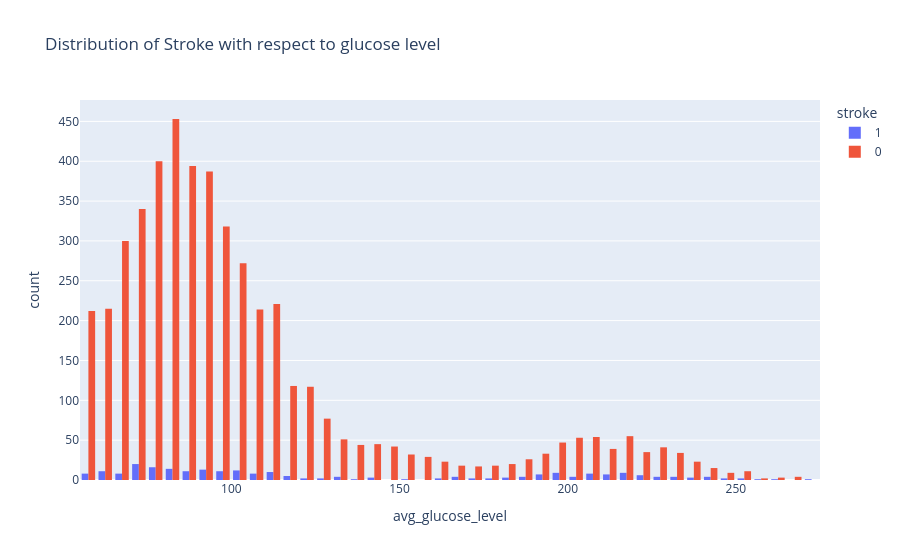

Notebook code cell kept with this figure:
### Code cell
fig=px.histogram(df, 
                 x="avg_glucose_level",
                 color="stroke",
                 hover_data=df.columns,
                 title="Distribution of Stroke with respect to glucose level",
                 barmode="group")
fig.show()

### Figure 1 — Plotly figure (JSON) as saved in the notebook; plotly's stock layout.template omitted (floating-point values rounded to 4 significant figures; data arrays with more than 128 entries replaced by an {"elided": "..."} marker saying what was removed)
{"data": [{"alignmentgroup": "True", "bingroup": "x", "hovertemplate": "stroke=1<br>avg_glucose_level=%{x}<br>count=%{y}<extra></extra>", "legendgroup": "1", "marker": {"color": "#636efa", "pattern": {"shape": ""}}, "name": "1", "offsetgroup": "1", "orientation": "v", "showlegend": true, "type": "histogram", "x": {"elided": "249 float values"}, "xaxis": "x", "yaxis": "y"}, {"alignmentgroup": "True", "bingroup": "x", "hovertemplate": "stroke=0<br>avg_glucose_level=%{x}<br>count=%{y}<extra></extra>", "legendgroup": "0", "marker": {"color": "#EF553B", "pattern": {"shape": ""}}, "name": "0", "offsetgroup": "0", "orientation": "v", "showlegend": true, "type": "histogram", "x": {"elided": "4861 float values"}, "xaxis": "x", "yaxis": "y"}], "layout": {"barmode": "group", "legend": {"title": {"text": "stroke"}, "tracegroupgap": 0}, "title": {"text": "Distribution of Stroke with respect to glucose level"}, "xaxis": {"anchor": "y", "domain": [0, 1], "title": {"text": "avg_glucose_level"}}, "yaxis": {"anchor": "x", "domain": [0, 1], "title": {"text": "count"}}}}
